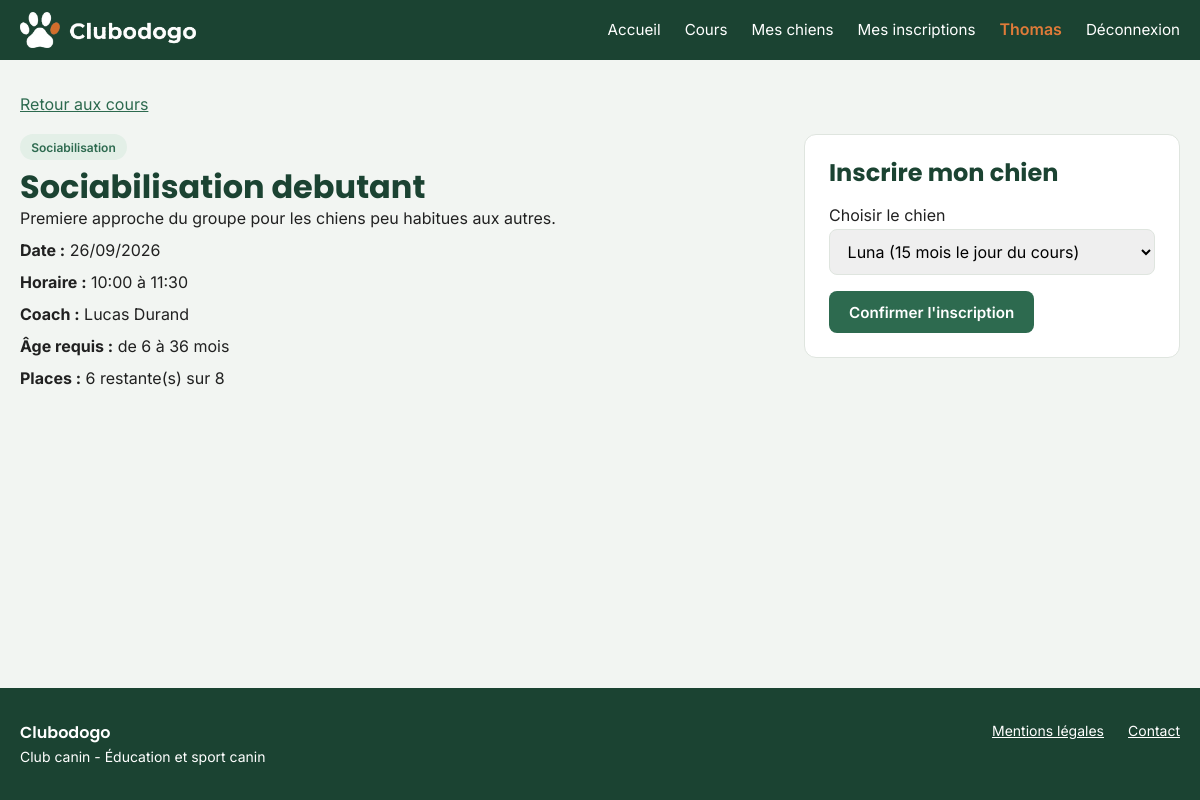
Screenshot of /code/public/cours/detail.php?id=1 (signed in) with the database file from the repository.
### tables this page shows
CREATE TABLE `cours` (
  `id` int NOT NULL,
  `titre` varchar(150) NOT NULL,
  `description` text,
  `capacite_max` int NOT NULL,
  `age_min_mois` int NOT NULL,
  `age_max_mois` int DEFAULT NULL,
  `date_cours` date NOT NULL,
  `heure_debut` time NOT NULL,
  `heure_fin` time NOT NULL,
  `id_utilisateur` int NOT NULL,
  `id_type_cours` int NOT NULL
);

CREATE TABLE `type_cours` (
  `id` int NOT NULL,
  `libelle_type` varchar(100) NOT NULL
);

CREATE TABLE `utilisateur` (
  `id` int NOT NULL,
  `nom` varchar(100) NOT NULL,
  `prenom` varchar(100) NOT NULL,
  `email` varchar(150) NOT NULL,
  `password` varchar(255) NOT NULL,
  `role` enum('responsable','proprietaire','coach') NOT NULL DEFAULT 'proprietaire'
);

### code/init.php (called while the page is built, shortened)
<?php
function estConnecte()
{
    return isset($_SESSION['utilisateur_id']);
}
function aLeRole($role)
{
    return estConnecte() && $_SESSION['utilisateur']['role'] === $role;
}
function proteger($e)
{
    return htmlspecialchars($e ?? '', ENT_QUOTES, 'UTF-8');
}
function trancheAge($min, $max)
{
    return 'de ' . $min . ' à ' . $max . ' mois';
}

### code/public/cours/detail.php (the view, shortened to what this page needs)
<?php
require_once __DIR__ . '/../../init.php';
$id = isset($_GET['id']) ? (int) $_GET['id'] : 0;
$requete = $pdo->prepare(
    "SELECT cours.*, type_cours.libelle_type,
            utilisateur.prenom AS coach_prenom, utilisateur.nom AS coach_nom,
            (SELECT COUNT(*) FROM inscription
             WHERE inscription.id_cours = cours.id AND inscription.statut != 'annule') AS nb_inscrits
     FROM cours
     INNER JOIN type_cours ON cours.id_type_cours = type_cours.id
     INNER JOIN utilisateur ON cours.id_utilisateur = utilisateur.id
     WHERE cours.id = ?"
);
$requete->execute([$id]);
$cours = $requete->fetch();
$placesRestantes = $cours['capacite_max'] - $cours['nb_inscrits'];
$chiens = [];
$idChien = 0;
if (aLeRole('proprietaire')) {
    $utilisateur = utilisateurConnecte();
    $req = $pdo->prepare('SELECT id, nom_chien, date_naissance FROM chien WHERE id_utilisateur = ? ORDER BY nom_chien');
    $req->execute([$utilisateur['id']]);
    $chiens = $req->fetchAll();
}
require_once __DIR__ . '/../../header.php';
?>
<p><a href="/cours/liste.php">Retour aux cours</a></p>
<div class="detail">
    <div class="infos">
        <span class="badge"><?= proteger($cours['libelle_type']) ?></span>
        <h1><?= proteger($cours['titre']) ?></h1>
        <p><?= proteger($cours['description']) ?></p>
        <p><strong>Date :</strong> <?= date('d/m/Y', strtotime($cours['date_cours'])) ?></p>
        <p><strong>Horaire :</strong> <?= substr($cours['heure_debut'], 0, 5) ?> à <?= substr($cours['heure_fin'], 0, 5) ?></p>
        <p><strong>Coach :</strong> <?= proteger($cours['coach_prenom'] . ' ' . $cours['coach_nom']) ?></p>
        <p><strong>Âge requis :</strong> <?= trancheAge($cours['age_min_mois'], $cours['age_max_mois']) ?></p>
        <p><strong>Places :</strong> <?= max(0, $placesRestantes) ?> restante(s) sur <?= (int) $cours['capacite_max'] ?></p>
    </div>
    <div class="encart-inscription">
        <h2>Inscrire mon chien</h2>
        <?php if (!estConnecte()): ?>
            <p>Connectez-vous pour inscrire votre chien à ce cours.</p>
            <p><a href="/compte/connexion.php" class="bouton">Se connecter</a></p>
        <?php elseif (!aLeRole('proprietaire')): ?>
            <p>Seuls les propriétaires peuvent inscrire un chien.</p>
        <?php elseif (empty($chiens)): ?>
            <p>Vous devez d'abord enregistrer un chien.</p>
            <p><a href="/chiens/formulaire.php" class="bouton">Ajouter un chien</a></p>
        <?php else: ?>
            <form method="post">
                <label for="id_chien">Choisir le chien</label>
                <select id="id_chien" name="id_chien" required>
                    <?php foreach ($chiens as $c): ?>
                        <option value="<?= (int) $c['id'] ?>" <?= $idChien === (int) $c['id'] ? 'selected' : '' ?>>
                            <?= proteger($c['nom_chien']) ?> (<?= ageEnMois($c['date_naissance'], $cours['date_cours']) ?> mois le jour du cours)
                        </option>
                    <?php endforeach; ?>
                </select>
                <button type="submit" class="bouton">Confirmer l'inscription</button>
            </form>
        <?php endif; ?>
    </div>
</div>
<?php require_once __DIR__ . '/../../footer.php'; ?>

### code/public/assets/css/style.css (style rules this page uses)
:root { --vert-primaire: #1b4332; --vert-secondaire: #2d6a4f; --vert-gris: #52796f; --orange: #e07b39; --blanc: #ffffff; --texte: #212121; --fond: #f2f5f2; --bordure: #dfe5df; --erreur: #d62828; --erreur-fond: #fdecec; --succes: #2d6a4f; --succes-fond: #e3efe7; }
* { margin: 0; padding: 0; box-sizing: border-box; }
body { font-family: 'Inter', Arial, sans-serif; color: var(--texte); background-color: var(--fond); line-height: 1.6; display: flex; flex-direction: column; min-height: 100vh; }
h1, h2, h3 { font-family: 'Poppins', Arial, sans-serif; color: var(--vert-primaire); line-height: 1.2; }
h1 { font-size: 2rem; }
h2 { font-size: 1.5rem; }
a { color: var(--vert-secondaire); }
.bouton { display: inline-block; padding: 0.7rem 1.25rem; border-radius: 8px; border: none; font-family: inherit; font-size: 0.95rem; font-weight: 600; text-decoration: none; cursor: pointer; background-color: var(--vert-secondaire); color: var(--blanc); }
.badge { display: inline-block; padding: 0.2rem 0.7rem; border-radius: 999px; background-color: var(--succes-fond); color: var(--vert-secondaire); font-size: 0.75rem; font-weight: 600; margin-bottom: 0.5rem; }
.detail { display: grid; grid-template-columns: 2fr 1fr; gap: 2rem; margin-top: 1rem; align-items: start; }
.infos p { margin-bottom: 0.4rem; }
.encart-inscription { background-color: var(--blanc); border: 1px solid var(--bordure); border-radius: 12px; padding: 1.5rem; }
.encart-inscription h2 { margin-bottom: 1rem; }
.encart-inscription select { width: 100%; padding: 0.7rem 0.85rem; border: 1px solid var(--bordure); border-radius: 8px; font-family: inherit; font-size: 1rem; margin-bottom: 1rem; }

### rows the page displays
cours: id_type_cours.libelle_type "Sociabilisation", titre "Sociabilisation debutant", description "Premiere approche du groupe pour les chiens peu habitues aux autres.", date_cours "26/09/2026", heure_debut "10:00", heure_fin "11:30", id_utilisateur.nom "Lucas Durand", age_min_mois+age_max_mois "de 6 à 36 mois", capacite_max "8"

### other values shown
proteger($connecte['prenom']) "Thomas"
max(0, $placesRestantes) "6"
form field id_chien "Luna (15 mois le jour du cours)"
